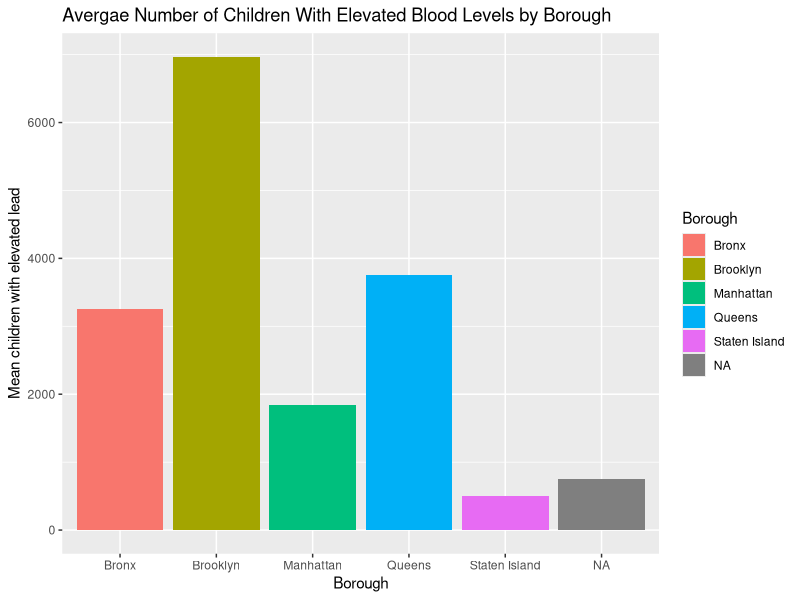
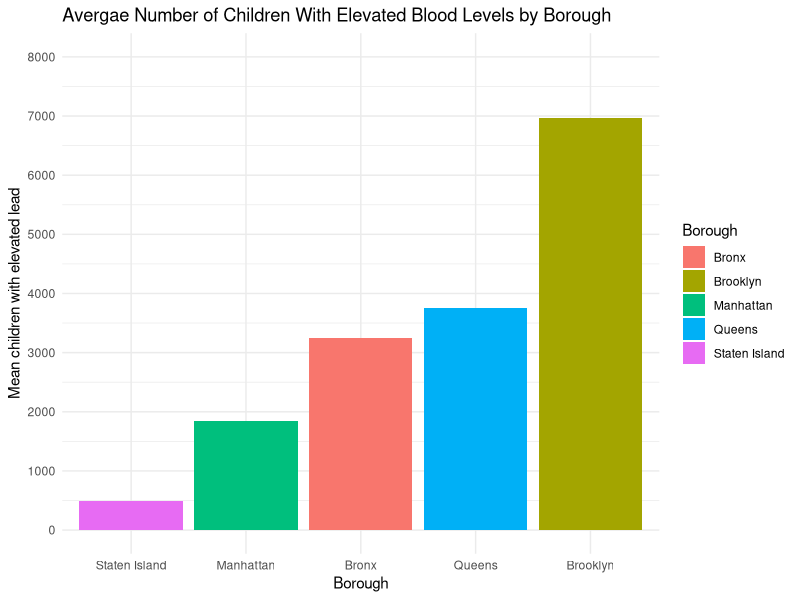

Write R code to recreate these figures, in order.
#load packages and data
library(tidyverse)
leadclean <- read_csv("leadclean.csv")
view(leadclean)

#use pivot_wider to make a colomn for each individual geo_type 
leadpivot<- leadclean %>% 
  pivot_wider(names_from = geo_type,
              values_from = geo_area_name) %>% 
  view(leadpivot)

#get the average number of children under 6 with blood lead levels of 5 or greater by borough in NYC.
avg_bll5_by_borough<- leadpivot %>% 
  group_by(Borough) %>% 
  summarise (meanbll5 = mean(bll5, na.rm = TRUE))

#make a bar chart showing average # of children with elevated blood by borough. add a title and label the axes. 
ggplot(data = avg_bll5_by_borough, 
       mapping = aes( x = Borough, y = meanbll5, fill = Borough)) + 
  geom_col() + 
  labs(title = "Avergae Number of Children With Elevated Blood Levels by Borough", y = "Mean children with elevated lead", x = "Borough") +
  scale_color_brewer("Accent")

#remove NA's from dataset 
avg_bll5_by_borough_complete <- avg_bll5_by_borough[complete.cases(avg_bll5_by_borough), ]

#reorder graph from smallest to largest average bll5. 
#Make breaks on the y axis smaller. Get rid of gray default background with theme_minimal().
ggplot(data = avg_bll5_by_borough_complete, 
       mapping = aes( x = reorder(Borough, meanbll5),
                      y = meanbll5, fill = Borough)) + 
  geom_col() + 
  scale_y_continuous(limits = c(0, 8000),
                     breaks = c(0, 1000, 2000, 3000, 4000, 5000, 6000, 7000, 8000)) +
  labs(title = "Avergae Number of Children With Elevated Blood Levels by Borough", y = "Mean children with elevated lead", x = "Borough") +
  scale_color_brewer("Accent") + 
  theme_minimal()

  
  